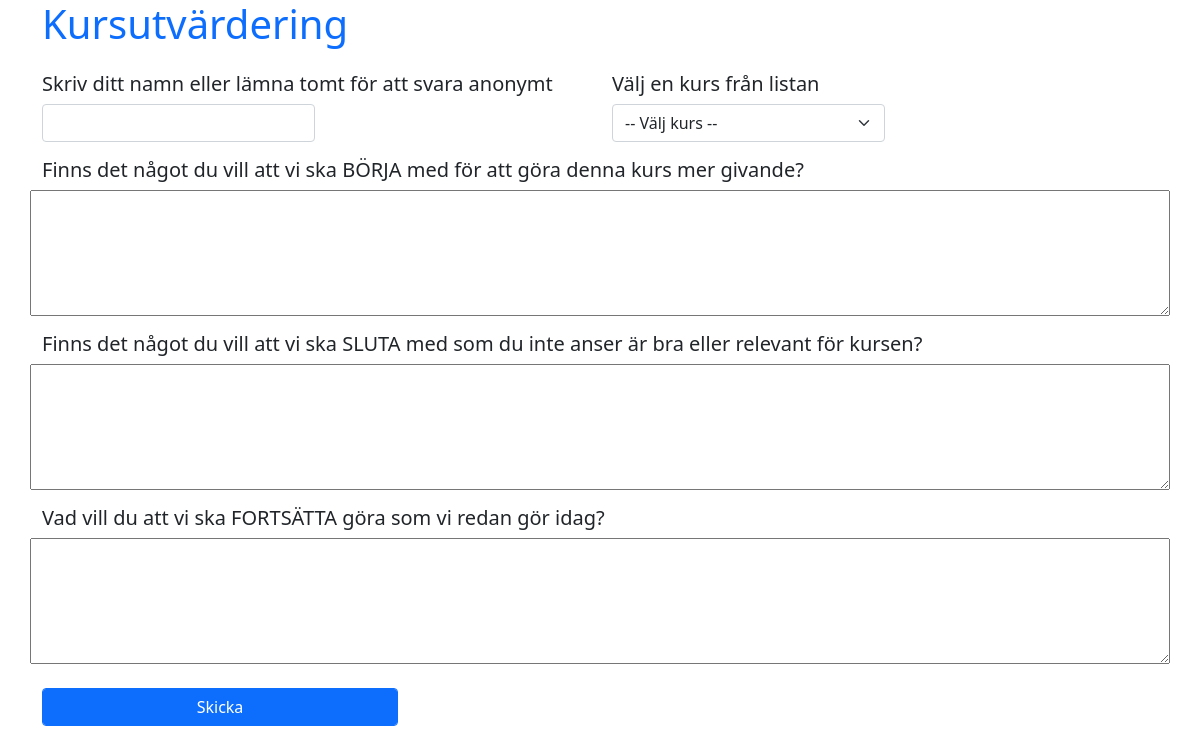
The page /Evaluation/index.php on the database its author committed.
### tables this page shows
CREATE TABLE `questions` (
  `question_id` int(11) NOT NULL,
  `question` varchar(255) NOT NULL
);

### Evaluation/index.php (the view, shortened to what this page needs)
<!doctype html>
<html lang="sv">
<head>
    <link href="https://cdn.jsdelivr.net/npm/bootstrap@5.0.0-beta1/dist/css/bootstrap.min.css" rel="stylesheet">
</head>
<body class="container">
    <h1><a href="index.php" class="text-decoration-none">Kursutvärdering</a></h1>
    <?php
    require_once 'db.php';
    $stmt = $conn->prepare("SELECT * FROM questions");
    $stmt->execute();
    $questions = $stmt->fetchAll();
    ?>
    <form action="#" method="post" class="row">
        <div class="col-xl-6 my-3">
            <label for="name">
                <h5>Skriv ditt namn eller lämna tomt för att svara anonymt</h5>
            </label>
            <input type="text" id="name" name="name" class="form-control w-50">
        </div>
        <div class="col-xl-6 my-3">
            <label for="course">
                <h5>Välj en kurs från listan</h5>
            </label>
            <select id="course" name="course" class="form-select w-50" required>
                <option value="">-- Välj kurs --</option>
            </select>
        </div>
        <br>
        <?php foreach ($questions as $key => $question) { ?>
            <h5><?php echo $question['question'] ?></h5>
            <textarea name="<?php echo "answers[$question[question_id]]" ?>" cols="30" rows="5" class="mb-3"></textarea>
        <?php } ?>
        <div class="col-md-4">
            <input type="submit" class="form-control mt-2 btn btn-primary" value="Skicka">
        </div>
    </form>
</body>
</html>

### rows shown on the page
questions: question "Finns det något du vill att vi ska BÖRJA med för att göra denna kurs mer givande?"
questions: question "Finns det något du vill att vi ska SLUTA med som du inte anser är bra eller relevant för kursen?"
questions: question "Vad vill du att vi ska FORTSÄTTA göra som vi redan gör idag?"
